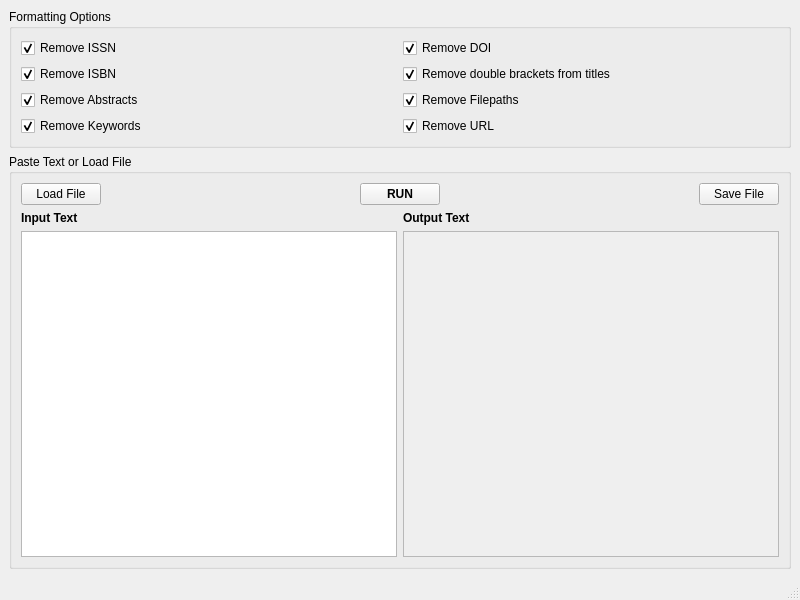
<?xml version="1.0" encoding="UTF-8"?>
<ui version="4.0">
 <class>MainWindow</class>
 <widget class="QMainWindow" name="MainWindow">
  <property name="geometry">
   <rect>
    <x>0</x>
    <y>0</y>
    <width>800</width>
    <height>600</height>
   </rect>
  </property>
  <property name="windowTitle">
   <string>Bibmend</string>
  </property>
  <widget class="QWidget" name="centralwidget">
   <layout class="QVBoxLayout" name="verticalLayout">
    <item>
     <widget class="QGroupBox" name="groupBox">
      <property name="font">
       <font>
        <weight>50</weight>
        <bold>false</bold>
       </font>
      </property>
      <property name="title">
       <string>Formatting Options</string>
      </property>
      <layout class="QGridLayout" name="gridLayout_2">
       <item row="1" column="0">
        <widget class="QCheckBox" name="chkISBN">
         <property name="text">
          <string>Remove ISBN</string>
         </property>
         <property name="checked">
          <bool>true</bool>
         </property>
        </widget>
       </item>
       <item row="0" column="1">
        <layout class="QGridLayout" name="gridLayout">
         <item row="1" column="0">
          <widget class="QCheckBox" name="chkDOI">
           <property name="text">
            <string>Remove DOI</string>
           </property>
           <property name="checked">
            <bool>true</bool>
           </property>
          </widget>
         </item>
        </layout>
       </item>
       <item row="2" column="1">
        <widget class="QCheckBox" name="chkFilepath">
         <property name="text">
          <string>Remove Filepaths</string>
         </property>
         <property name="checked">
          <bool>true</bool>
         </property>
        </widget>
       </item>
       <item row="2" column="0">
        <widget class="QCheckBox" name="chkAbstract">
         <property name="text">
          <string>Remove Abstracts</string>
         </property>
         <property name="checked">
          <bool>true</bool>
         </property>
        </widget>
       </item>
       <item row="1" column="1">
        <widget class="QCheckBox" name="chkBracket">
         <property name="text">
          <string>Remove double brackets from titles</string>
         </property>
         <property name="checked">
          <bool>true</bool>
         </property>
        </widget>
       </item>
       <item row="0" column="0">
        <widget class="QCheckBox" name="chkISSN">
         <property name="text">
          <string>Remove ISSN</string>
         </property>
         <property name="checked">
          <bool>true</bool>
         </property>
        </widget>
       </item>
       <item row="3" column="0">
        <widget class="QCheckBox" name="chkKeyword">
         <property name="text">
          <string>Remove Keywords</string>
         </property>
         <property name="checked">
          <bool>true</bool>
         </property>
        </widget>
       </item>
       <item row="3" column="1">
        <widget class="QCheckBox" name="chkURL">
         <property name="text">
          <string>Remove URL</string>
         </property>
         <property name="checked">
          <bool>true</bool>
         </property>
        </widget>
       </item>
      </layout>
     </widget>
    </item>
    <item>
     <widget class="QGroupBox" name="groupBox_2">
      <property name="title">
       <string>Paste Text or Load File</string>
      </property>
      <layout class="QVBoxLayout" name="verticalLayout_3">
       <item>
        <layout class="QHBoxLayout" name="horizontalLayout_4">
         <item>
          <widget class="QPushButton" name="btnLoad">
           <property name="text">
            <string>Load File</string>
           </property>
          </widget>
         </item>
         <item>
          <spacer name="horizontalSpacer_2">
           <property name="orientation">
            <enum>Qt::Horizontal</enum>
           </property>
           <property name="sizeHint" stdset="0">
            <size>
             <width>40</width>
             <height>20</height>
            </size>
           </property>
          </spacer>
         </item>
         <item>
          <widget class="QPushButton" name="btnRun">
           <property name="font">
            <font>
             <weight>75</weight>
             <bold>true</bold>
            </font>
           </property>
           <property name="text">
            <string>RUN</string>
           </property>
          </widget>
         </item>
         <item>
          <spacer name="horizontalSpacer">
           <property name="orientation">
            <enum>Qt::Horizontal</enum>
           </property>
           <property name="sizeHint" stdset="0">
            <size>
             <width>40</width>
             <height>20</height>
            </size>
           </property>
          </spacer>
         </item>
         <item>
          <widget class="QPushButton" name="btnSave">
           <property name="text">
            <string>Save File</string>
           </property>
          </widget>
         </item>
        </layout>
       </item>
       <item>
        <layout class="QHBoxLayout" name="horizontalLayout_3">
         <item>
          <layout class="QVBoxLayout" name="verticalLayout_2">
           <item>
            <widget class="QLabel" name="label">
             <property name="font">
              <font>
               <weight>75</weight>
               <bold>true</bold>
              </font>
             </property>
             <property name="text">
              <string>Input Text</string>
             </property>
            </widget>
           </item>
           <item>
            <widget class="QPlainTextEdit" name="txtInput"/>
           </item>
          </layout>
         </item>
         <item>
          <layout class="QVBoxLayout" name="verticalLayout_4">
           <item>
            <widget class="QLabel" name="label_2">
             <property name="font">
              <font>
               <weight>75</weight>
               <bold>true</bold>
              </font>
             </property>
             <property name="text">
              <string>Output Text</string>
             </property>
            </widget>
           </item>
           <item>
            <widget class="QPlainTextEdit" name="txtOutput">
             <property name="enabled">
              <bool>false</bool>
             </property>
            </widget>
           </item>
          </layout>
         </item>
        </layout>
       </item>
      </layout>
     </widget>
    </item>
   </layout>
  </widget>
  <widget class="QMenuBar" name="menubar">
   <property name="geometry">
    <rect>
     <x>0</x>
     <y>0</y>
     <width>800</width>
     <height>21</height>
    </rect>
   </property>
  </widget>
  <widget class="QStatusBar" name="statusbar"/>
 </widget>
 <resources/>
 <connections/>
</ui>
